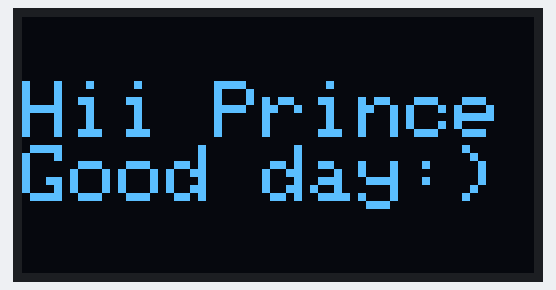
A sketch run on a simulated ESP8266 (NodeMCU). On the bench: 128×64 one-colour display. What the sketch prints to the serial monitor is not drawn.

Above: at 1.1 s.

The sketch:

0.96Inch_OLED_SSD1306.ino
```cpp
#include <Wire.h>
#include <Adafruit_GFX.h>
#include <Adafruit_SSD1306.h>

// OLED size
#define SCREEN_WIDTH 128
#define SCREEN_HEIGHT 64

// I2C address (usually 0x3C)
#define OLED_ADDR 0x3C

// Create display object

Adafruit_SSD1306 display(SCREEN_WIDTH, SCREEN_HEIGHT, &Wire, -1);

void setup() {
  Serial.begin(115200);
  delay(1000);

  Serial.println("Scanning...");

  // Start I2C
  Wire.begin(D2, D1);  // SDA, SCL

  // Initialize OLED
  if (!display.begin(SSD1306_SWITCHCAPVCC, OLED_ADDR)) {
    Serial.println("OLED not found!");
    while (true);
  }

  display.clearDisplay();

  // Text settings
  display.setTextSize(2);
  display.setTextColor(WHITE);
  // display.setCursor(10, 20);

  display.println("");
  display.println("Hii Prince");
  display.println("Good day:)");
  display.display();
}

void loop() {
  Serial.println("Printing again...");
  delay(2000); // wait 2 seconds
}
```
